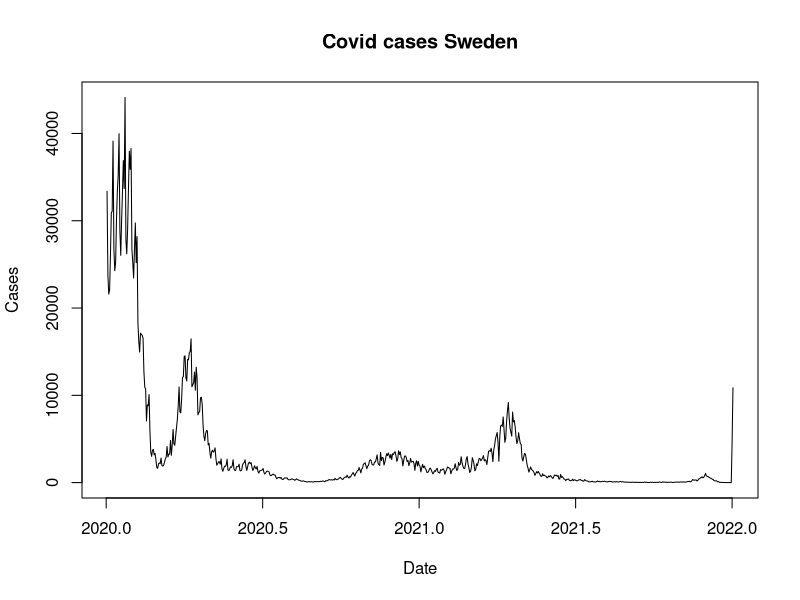
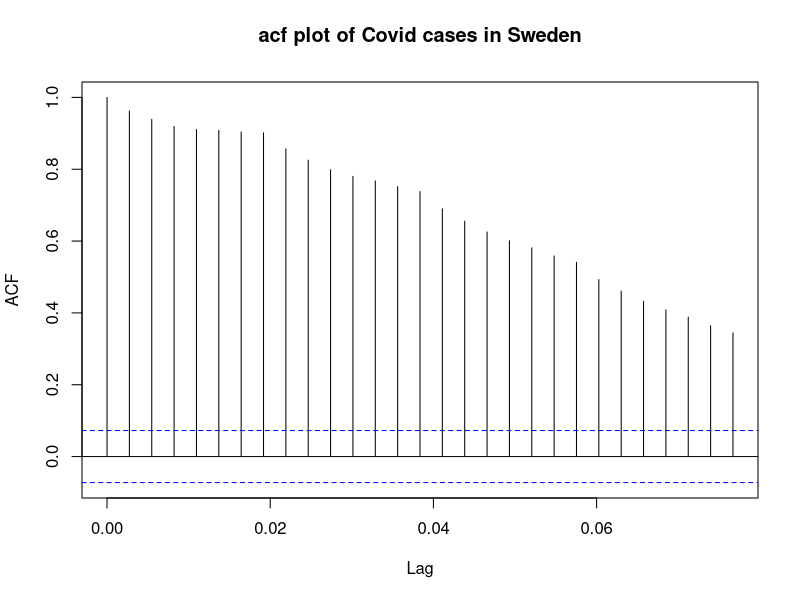
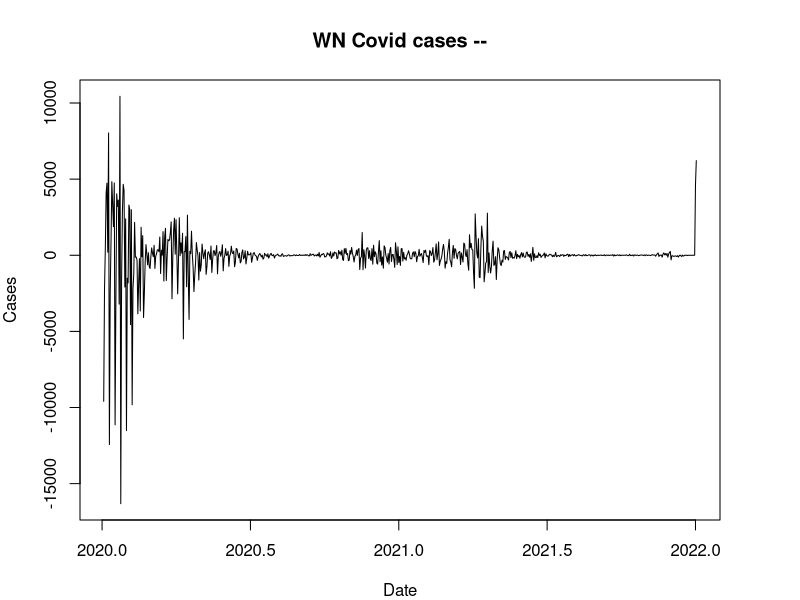
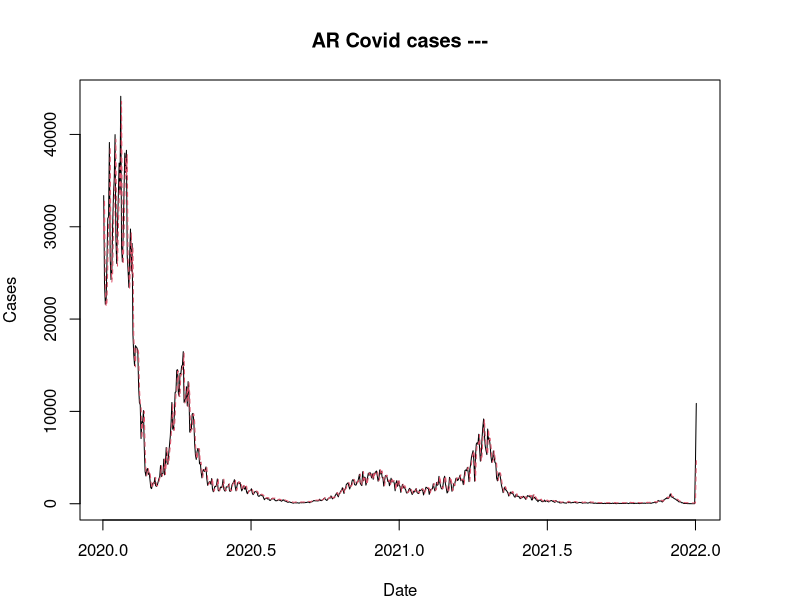
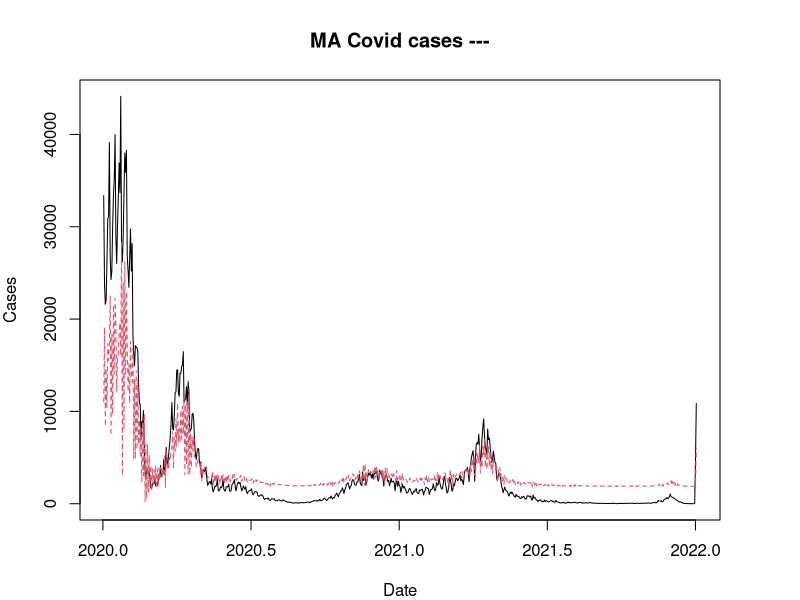
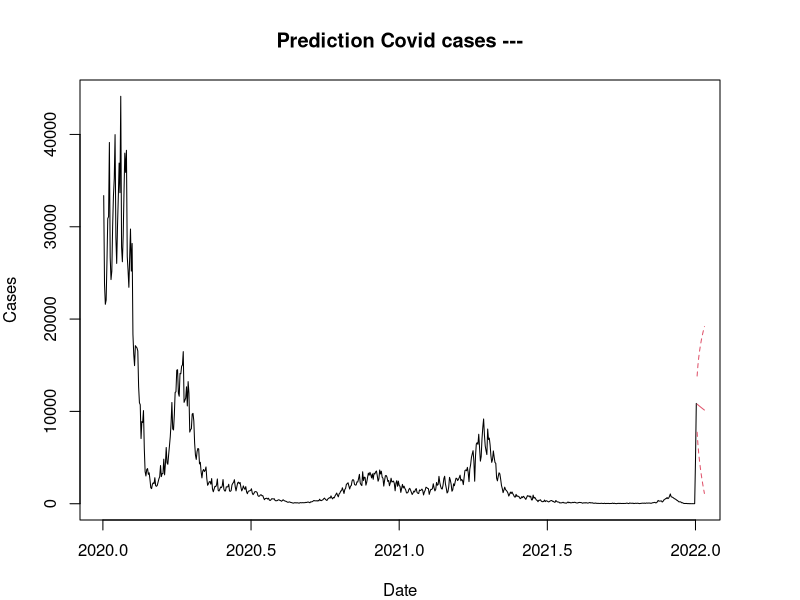
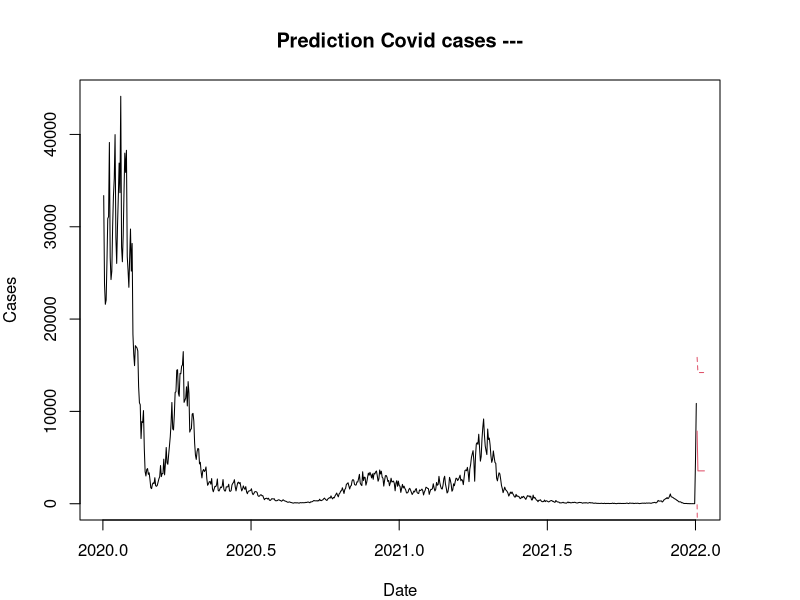
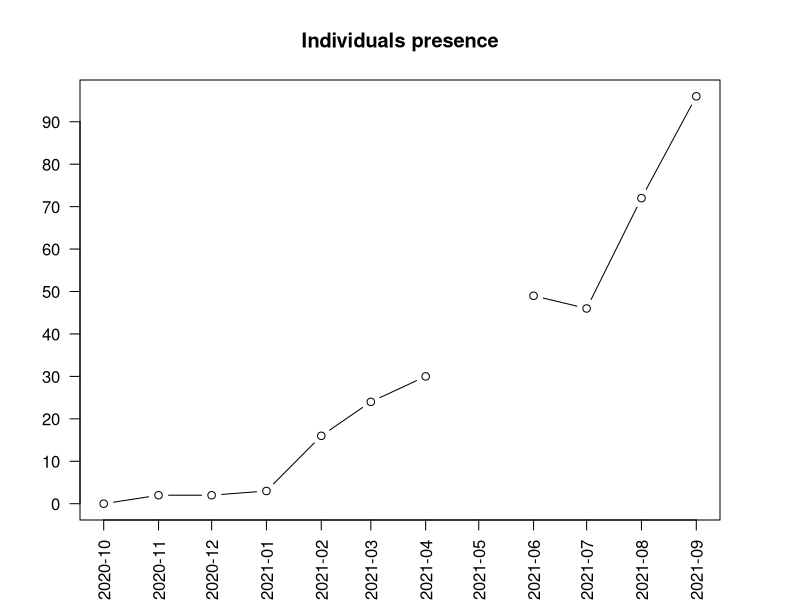

The R source for these figures, in order:
## ---- chunk 1
library(tidyverse)
library(tseries)
## ---- chunk 2
data <- read_csv("data/Covid_19_cases_EU.csv")
## ---- chunk 3
head(data)
str(data)
## ---- chunk 4
table(data$Countries)

data %>% filter(Countries == "Sweden")
## ---- chunk 5
is.ts(data)
class(data)
data$Date <- as.Date(data$Date)
data$Cases <- as.numeric(data$Cases)
data.ts <- ts(data$Cases, start = c(2020, 2), end = c(2022, 2), frequency = 365)
is.ts(data.ts)
print(data.ts)
str(data.ts)
start(data.ts)
end(data.ts)
frequency(data.ts)
deltat(data.ts)
## ---- chunk 6
# par (mfrow=c(2,1), mar=c(4,4,4,4))
ts.plot(data.ts, col = 1:4, xlab = "Date", ylab = "Cases", main = "Covid cases Sweden", type = "l")
## ---- chunk 7
acf(data.ts, main = "acf plot of Covid cases in Sweden")
## ---- chunk 8
data_diff <- diff(data.ts)

par(mfrow=c(1,1), mar=c(4,4,4,4))

ts.plot(data_diff, xlab = "Date", ylab = "Cases", main = "WN Covid cases --", type = "l")

arima(x= data.ts, order = c(0,0,0)) # Fit WN model

arima(x= data.ts , order = c(0,1,0))  # Fit RW model

data_AR <- arima(data.ts, order = c(1,0,0))
print(data_AR)
ts.plot(data.ts, xlab = "Date", ylab = "Cases", main = "AR Covid cases ---", type = "l")
AR_fitted <- data.ts - residuals(data_AR)
points(AR_fitted, type = "l", col = 2, lty = 2)

data_MA <- arima(data.ts, order = c(0,0,1))
print(data_AR)
ts.plot(data.ts, xlab = "Date", ylab = "Cases", main = "MA Covid cases ---", type = "l")
MA_fitted <- data.ts - residuals((data_MA))
points(MA_fitted, type = "l", col = 2, lty = 2)
## ---- chunk 9
ts.plot(data.ts, xlab = "Date", ylab = "Cases", main = "Prediction Covid cases ---", type = "l")
AR_forecast <- predict(data_AR, n.ahead = 10)$pred
AR_forecast_se <- predict(data_AR, n.ahead = 10)$se
points(AR_forecast, type = "l", col = 2)
points(AR_forecast - 2*AR_forecast_se, type = "l", col = 2, lty = 2)
points(AR_forecast + 2*AR_forecast_se,type = "l", col = 2, lty = 2)

ts.plot(data.ts, xlab = "Date", ylab = "Cases", main = "Prediction Covid cases ---", type = "l")
MA_forecast <- predict(data_MA, n.ahead = 10)$pred
MA_forecast_se <- predict(data_MA, n.ahead = 10)$se
points(MA_forecast, type = "l", col = 2)
points(MA_forecast - 2*MA_forecast_se, type = "l", col = 2, lty = 2)
points(MA_forecast + 2*MA_forecast_se,type = "l", col = 2, lty = 2)
## ---- chunk 10
cor(AR_fitted, MA_fitted)
## ---- chunk 11
AIC(data_AR) # Better
BIC(data_AR)
## ---- chunk 12
AIC(data_MA) # Better
BIC(data_MA)
## ---- chunk 13
library(tidyverse)
library(tseries)
## ---- chunk 14
data <- read.csv("data/Species_Individuals_center_Italy.csv")
## ---- chunk 15
str(data)
head(data)
table(data$Species)
## ---- chunk 16
data <- data %>%
 mutate (Date = paste(Year, Month, '1', sep = '-'))

data$Date <- as.Date(data$Date, format = '%Y-%m-%d')

data$Individuals <- as.numeric(data$Individuals)

str(data)

data0 <- filter(data, Species == "Sus scrofa")

is.ts(data0)

data0

data0.ts <- ts(data0$Individuals, start = c(2020,10),frequency = 12)

is.ts(data0.ts)

print(data0.ts)

str(data0.ts)

start(data0.ts)

end(data0.ts)

frequency(data0.ts)

deltat(data0.ts)
## ---- chunk 17
#Axis control
xmin<-min(data0$Date,na.rm=T);xmax<-max(data0$Date,na.rm=T) #ESTABLISH X-VALUES (MIN & MAX)
ymin<-min(data0$Individuals,na.rm=T);ymax<-max(data0$Individuals,na.rm=T) #ESTABLISH Y-VALUES (MIN & MAX)
xseq<-seq.Date(xmin,xmax,by='1 month') #CREATE DATE SEQUENCE THAT INCREASES BY MONTH FROM DATE MINIMUM TO MAXIMUM
yseq<-round(seq(0,ymax,by=10),0) # CREATE SEQUENCE FROM 0-350 BY 50

#Plot
plot(Individuals~Date,data=data0,type='b',ylim=c(0,ymax),axes=F,xlab='',ylab='', main = "Individuals presence");box() #PLOT LEVEL AS A FUNCTION OF DATE, REMOVE AXES FOR FUTURE CUSTOMIZATION 
axis.Date(side=1,at=xseq,format='%Y-%m',labels=T,las=3) #ADD X-AXIS LABELS WITH "YEAR-MONTH" FORMAT
axis(side=2,at=yseq,las=2) #ADD Y-AXIS LABELS
mtext('Date',side=1,line=5) #X-AXIS LABEL
mtext('Individuals',side=2,line=4) #Y-AXIS LABEL
## ---- chunk 18
#Remove NAs
mean(data0.ts, na.rm = TRUE)
data0.ts[8] <- mean(data0.ts, na.rm = TRUE)

#Plot without NAs
# par (mfrow=c(2,1), mar=c(4,4,4,4))

plot(data0.ts, type = "b",xlab = "Date", ylab = "N individuals", main = "Boar individals", axes = T);box()
## ---- chunk 19
#axis(2);
#axis.Date(1,xlim=xseq, at=xseq, format='%Y-%m', labels=T)
acf(data0.ts, main = "acf boar spotted")
## ---- chunk 20
mean(data0.ts, na.rm = TRUE)
data0.ts[8] <- mean(data0.ts, na.rm = TRUE)
## ---- chunk 21
# par (mfrow=c(2,1), mar=c(4,4,4,4))
plot(data0.ts, type = "b",xlab = "Date", ylab = "N individuals", main = "Boar individals", axes = T);box()
## ---- chunk 22
#axis(2);
#axis.Date(1,xlim=xseq, at=xseq, format='%Y-%m', labels=T)
acf(data0.ts, main = "acf boar spotted")
## ---- chunk 23
data0_AR <- arima(data0.ts, order = c(1,0,0))
print(data0_AR)
ts.plot(data0.ts, xlab = "Date", ylab = "Individuals", main = "AR Individuals boar", type = "b")
AR_fitted0 <- data0.ts - residuals(data0_AR)
points(AR_fitted0, type = "l", col = 2, lty = 2)

data0_MA <- arima(data0.ts, order = c(0,0,1))
print(data0_MA)
ts.plot(data0.ts, xlab = "Date", ylab = "Individuals", main = "MA Individuals boar", type = "b")
MA_fitted0 <- data0.ts - residuals((data0_MA))
points(MA_fitted0, type = "l", col = 2, lty = 2)
## ---- chunk 24
cor(AR_fitted0, MA_fitted0)
## ---- chunk 25
AIC(data0_AR) #better
BIC(data0_AR)
## ---- chunk 26
AIC(data0_MA) #better
BIC(data0_MA)
## ---- chunk 27
data1 <- filter(data, Species == "Capreolus capreolus")

is.ts(data1)

data1 <- data1 %>%
  mutate (Date = paste(Year, Month, '1', sep = '-'))

data1$Date <- as.Date(data1$Date, format = '%Y-%m-%d')

data1

data1$Individuals <- as.numeric(data1$Individuals)

data1.ts <- ts(data1$Individuals, start = c(2020, 10), end = c(2021, 09), frequency = 12)

is.ts(data1.ts)

print(data1.ts)

str(data1.ts)

start(data1.ts)

end(data1.ts)

frequency(data1.ts)

deltat(data1.ts)
## ---- chunk 28
#Axis control
xmin<-min(data1$Date,na.rm=T);xmax<-max(data1$Date,na.rm=T) #ESTABLISH X-VALUES (MIN & MAX)
ymin<-min(data1$Individuals,na.rm=T);ymax<-max(data1$Individuals,na.rm=T) #ESTABLISH Y-VALUES (MIN & MAX)
xseq<-seq.Date(xmin,xmax,by='1 month') #CREATE DATE SEQUENCE THAT INCREASES BY MONTH FROM DATE MINIMUM TO MAXIMUM
yseq<-round(seq(0,ymax,by=10),0) # CREATE SEQUENCE FROM 0-350 BY 50
#Plot
plot(Individuals~Date,data=data1,type='b',ylim=c(0,ymax),axes=F,xlab='',ylab='', main = "Individuals presence");box() #PLOT LEVEL AS A FUNCTION OF DATE, REMOVE AXES FOR FUTURE CUSTOMIZATION 
axis.Date(side=1,at=xseq,format='%Y-%m',labels=T,las=3) #ADD X-AXIS LABELS WITH "YEAR-MONTH" FORMAT
axis(side=2,at=yseq,las=2) #ADD Y-AXIS LABELS
mtext('Date',side=1,line=5) #X-AXIS LABEL
mtext('Individuals',side=2,line=4) #Y-AXIS LABEL
## ---- chunk 29
#mean(data1.ts, na.rm = TRUE)
#data1.ts[8] <- mean(data.ts, na.rm = TRUE)
## ---- chunk 30
# par (mfrow=c(2,1), mar=c(4,4,4,4))
plot(data1.ts, type = "b",xlab = "Date", ylab = "N individuals", main = "Roe deer individals", axes = T);box()
## ---- chunk 31
#axis(2);
#axis.Date(1,xlim=xseq, at=xseq, format='%Y-%m', labels=T)
acf(data1.ts, main = "acf roe deer spotted")
## ---- chunk 32
data1_AR <- arima(data1.ts, order = c(1,0,0))
print(data1_AR)
ts.plot(data1.ts, xlab = "Date", ylab = "Individuals", main = "AR Individuals roe deer", type = "b")
AR_fitted1 <- data1.ts - residuals(data1_AR)
points(AR_fitted1, type = "l", col = 2, lty = 2)
## ---- chunk 33
data1_MA <- arima(data1.ts, order = c(0,0,1))
print(data1_MA)
ts.plot(data1.ts, xlab = "Date", ylab = "Individuals", main = "MA Individuals roe deer", type = "b")
MA_fitted1 <- data1.ts - residuals((data1_MA))
points(MA_fitted1, type = "l", col = 2, lty = 2)
## ---- chunk 34
cor(AR_fitted1, MA_fitted1)
# ts.plot(AR_fitted1, MA_fitted1)
## ---- chunk 35
AIC(data1_AR) # Better
BIC(data1_AR) # Better
## ---- chunk 36
AIC(data1_MA)
BIC(data1_MA)
## ---- chunk 37
ts.plot(data0.ts, xlab = "Date", ylab = "Individuals", main = "AR Individuals boar", type = "b")
AR_fitted0 <- data0.ts - residuals(data0_AR)
points(AR_fitted0, type = "l", col = 2, lty = 2)
## ---- chunk 38
ts.plot(data1.ts, xlab = "Date", ylab = "Individuals", main = "AR Individuals roe deer", type = "b")
AR_fitted1 <- data1.ts - residuals(data1_AR)
points(AR_fitted1, type = "l", col = 2, lty = 2)
